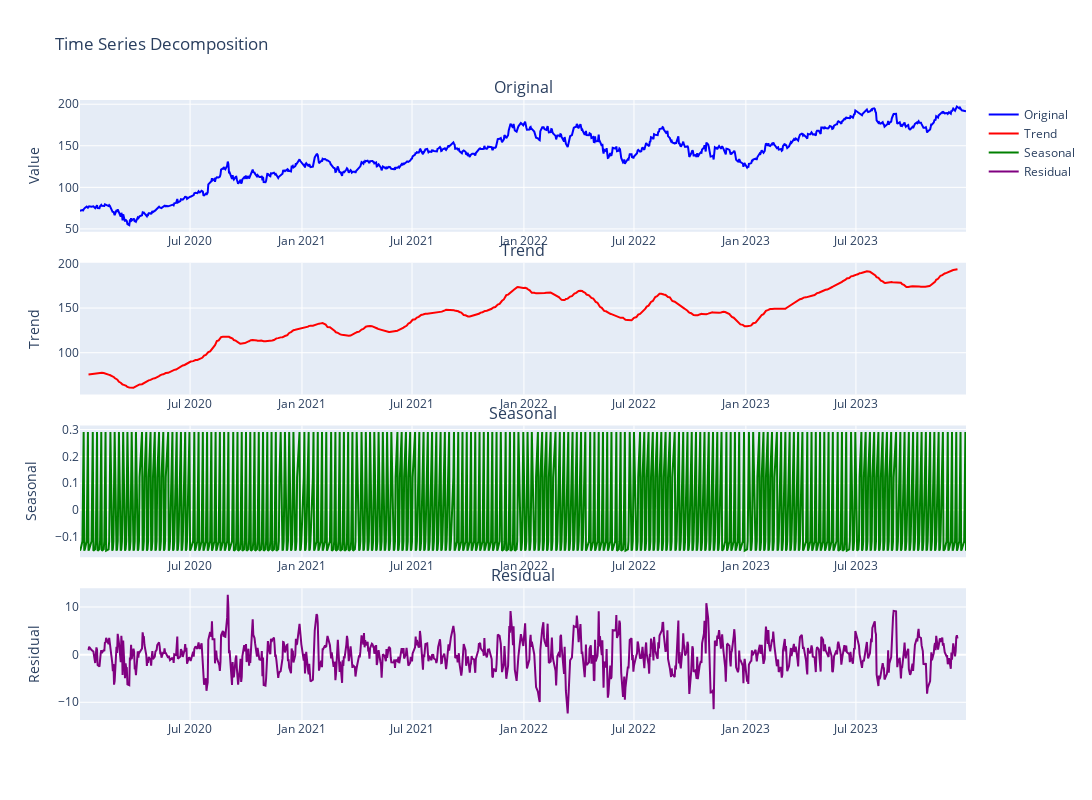
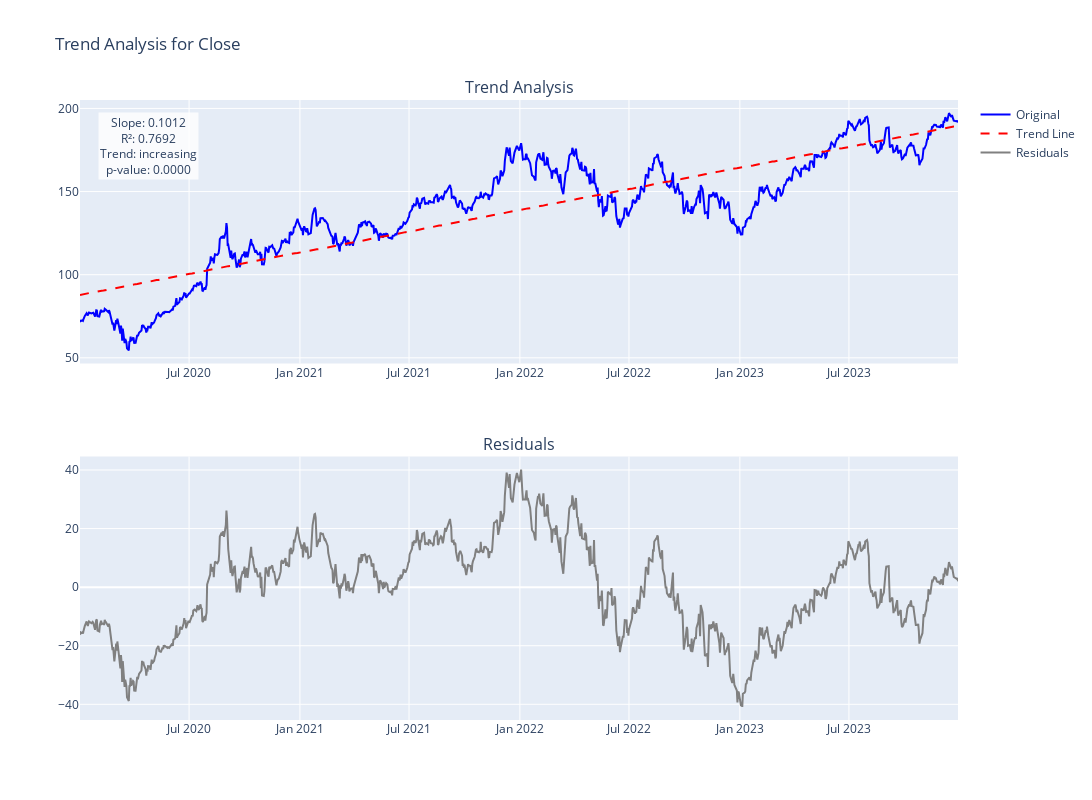

Notebook cell for these charts, in order:
### Markdown cell above
## 3. Time Series Decomposition
Let's decompose our series into trend, seasonal, and residual components.

### Code cell
# Perform decomposition
decomp_fig = viz.plot_decomposition('Close')
decomp_fig.show()

# Plot trend analysis
trend_fig = viz.plot_trend_analysis('Close')
trend_fig.show()

### Figure 1 — Plotly figure (JSON) as saved in the notebook; plotly's stock layout.template omitted (floating-point values rounded to 4 significant figures; data arrays with more than 128 entries replaced by an {"elided": "..."} marker saying what was removed)
{"data": [{"line": {"color": "blue"}, "name": "Original", "type": "scatter", "x": {"elided": "1006 str values"}, "xaxis": "x", "y": {"elided": "1006 float values"}, "yaxis": "y"}, {"line": {"color": "red"}, "name": "Trend", "type": "scatter", "x": {"elided": "1006 str values"}, "xaxis": "x2", "y": {"elided": "1006 float values"}, "yaxis": "y2"}, {"line": {"color": "green"}, "name": "Seasonal", "type": "scatter", "x": {"elided": "1006 str values"}, "xaxis": "x3", "y": {"elided": "1006 float values"}, "yaxis": "y3"}, {"line": {"color": "purple"}, "name": "Residual", "type": "scatter", "x": {"elided": "1006 str values"}, "xaxis": "x4", "y": {"elided": "1006 float values"}, "yaxis": "y4"}], "layout": {"annotations": [{"font": {"size": 16}, "showarrow": false, "text": "Original", "x": 0.5, "xanchor": "center", "xref": "paper", "y": 1, "yanchor": "bottom", "yref": "paper"}, {"font": {"size": 16}, "showarrow": false, "text": "Trend", "x": 0.5, "xanchor": "center", "xref": "paper", "y": 0.7375, "yanchor": "bottom", "yref": "paper"}, {"font": {"size": 16}, "showarrow": false, "text": "Seasonal", "x": 0.5, "xanchor": "center", "xref": "paper", "y": 0.475, "yanchor": "bottom", "yref": "paper"}, {"font": {"size": 16}, "showarrow": false, "text": "Residual", "x": 0.5, "xanchor": "center", "xref": "paper", "y": 0.2125, "yanchor": "bottom", "yref": "paper"}], "height": 800, "showlegend": true, "title": {"text": "Time Series Decomposition"}, "width": 1200, "xaxis": {"anchor": "y", "domain": [0, 1]}, "xaxis2": {"anchor": "y2", "domain": [0, 1]}, "xaxis3": {"anchor": "y3", "domain": [0, 1]}, "xaxis4": {"anchor": "y4", "domain": [0, 1]}, "yaxis": {"anchor": "x", "domain": [0.7875, 1], "title": {"text": "Value"}}, "yaxis2": {"anchor": "x2", "domain": [0.525, 0.7375], "title": {"text": "Trend"}}, "yaxis3": {"anchor": "x3", "domain": [0.2625, 0.475], "title": {"text": "Seasonal"}}, "yaxis4": {"anchor": "x4", "domain": [0, 0.2125], "title": {"text": "Residual"}}}}

### Figure 2 — Plotly figure (JSON) as saved in the notebook; plotly's stock layout.template omitted (floating-point values rounded to 4 significant figures; data arrays with more than 128 entries replaced by an {"elided": "..."} marker saying what was removed)
{"data": [{"line": {"color": "blue"}, "name": "Original", "type": "scatter", "x": {"elided": "1006 str values"}, "xaxis": "x", "y": {"elided": "1006 float values"}, "yaxis": "y"}, {"line": {"color": "red", "dash": "dash"}, "name": "Trend Line", "type": "scatter", "x": {"elided": "1006 str values"}, "xaxis": "x", "y": {"elided": "1006 float values"}, "yaxis": "y"}, {"line": {"color": "gray"}, "name": "Residuals", "type": "scatter", "x": {"elided": "1006 str values"}, "xaxis": "x2", "y": {"elided": "1006 float values"}, "yaxis": "y2"}], "layout": {"annotations": [{"font": {"size": 16}, "showarrow": false, "text": "Trend Analysis", "x": 0.5, "xanchor": "center", "xref": "paper", "y": 1, "yanchor": "bottom", "yref": "paper"}, {"font": {"size": 16}, "showarrow": false, "text": "Residuals", "x": 0.5, "xanchor": "center", "xref": "paper", "y": 0.425, "yanchor": "bottom", "yref": "paper"}, {"bgcolor": "rgba(255,255,255,0.8)", "showarrow": false, "text": "Slope: 0.1012<br>R²: 0.7692<br>Trend: increasing<br>p-value: 0.0000", "x": 0.02, "xref": "paper", "y": 0.98, "yref": "paper"}], "height": 800, "showlegend": true, "title": {"text": "Trend Analysis for Close"}, "width": 1200, "xaxis": {"anchor": "y", "domain": [0, 1]}, "xaxis2": {"anchor": "y2", "domain": [0, 1]}, "yaxis": {"anchor": "x", "domain": [0.575, 1]}, "yaxis2": {"anchor": "x2", "domain": [0, 0.425]}}}
